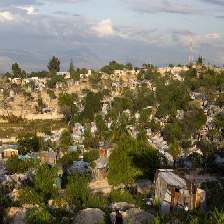
#> input picture data/processed/severity/destroyed/image_1035.png, 224 x 224 px, given as the content of the folder data/processed/severity/no_damage, which was not available
$ python prepare_data.py
#> lines starting #> are read from the running program, lines starting #| are printed output that depends on the picture
import os
import cv2
import numpy as np

base_in = "data/processed/severity"
base_out = "data/processed/final"

labels = ["no_damage", "minor", "major", "destroyed"]

size = 128

for label in labels:
    in_path = os.path.join(base_in, label)
    out_path = os.path.join(base_out, label)
    os.makedirs(out_path, exist_ok=True)
    for file in os.listdir(in_path):
        p = os.path.join(in_path, file)
        img = cv2.imread(p)
#> img is the input picture: shape (224, 224, 3); mean B, G, R 92.5, 114.9, 121.6
        if img is None:
            continue
        img = cv2.resize(img, (size, size))
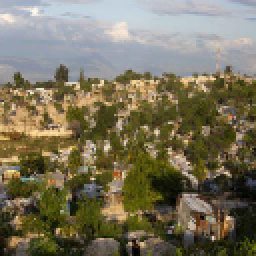
#> img: shape (128, 128, 3) (shown 2 times larger); mean B, G, R 92.4, 114.8, 121.5
        img = img / 255.0
#> pass 3 of the loop `for label in labels:`:
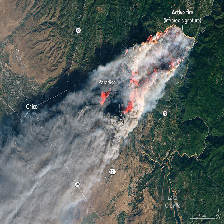
#> input picture data/processed/severity/major/image_10596.png, 224 x 224 px, found by its file name
#> img is the input picture: shape (224, 224, 3); mean B, G, R 94.4, 97.2, 87.8
#> `img = cv2.resize(img, (size, size))`:
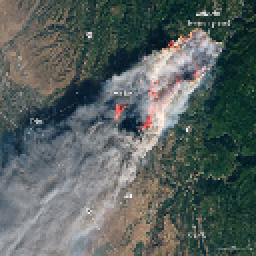
#> img: shape (128, 128, 3) (shown 2 times larger); mean B, G, R 94.2, 97.1, 87.6
#> the loop made 4 passes; the first 3 are shown
        np.save(os.path.join(out_path, file.split(".")[0] + ".npy"), img)
